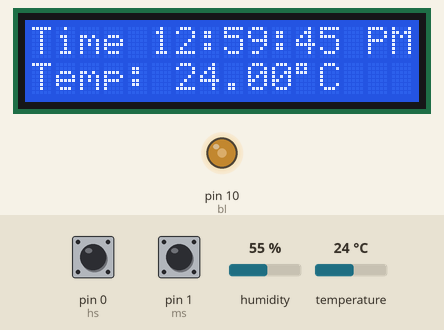
The sketch below on a simulated Arduino Uno, built with avr-gcc and run on an emulated ATmega328P. On the bench: 16×2 character LCD, output pins drawn as LEDs (lit = HIGH). The inputs (shaded band) are chosen by the test bench; at power-on: pin 0 (hs) HIGH, humidity 55 %, temperature 24 °C, pin 1 (ms) HIGH. Pins used as bus, display or sensor lines are not drawn.

Above: at 1.2 s.
1.3 s: pin 0 (hs) pulled LOW for 3.2 s
At 4.4 s:
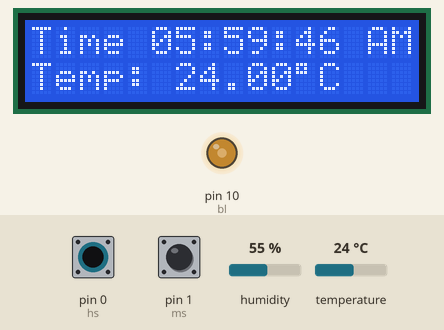
6.0 s: humidity set to 22 %
At 10.8 s:
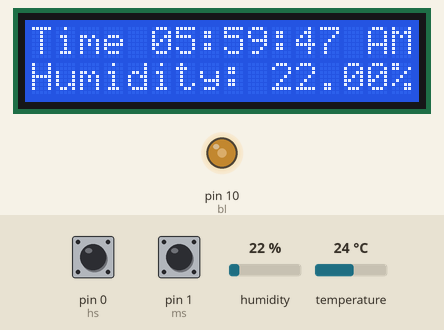
13.3 s: temperature set to 12 °C
At 16.1 s:
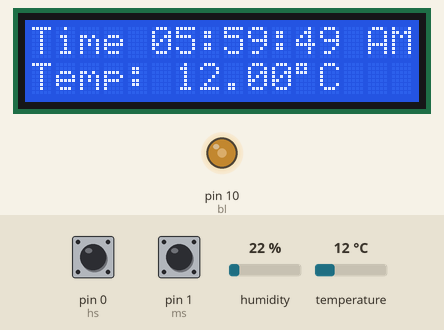
18.7 s: pin 1 (ms) pulled LOW for 0.95 s
At 20.1 s:
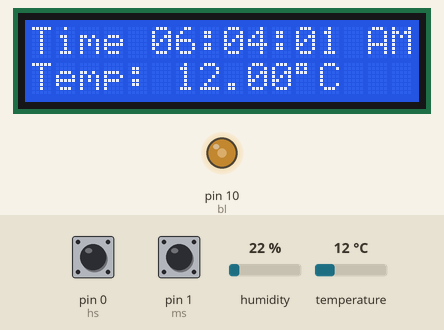
21.1 s: pin 1 (ms) pulled LOW for 3.2 s
At 24.1 s:
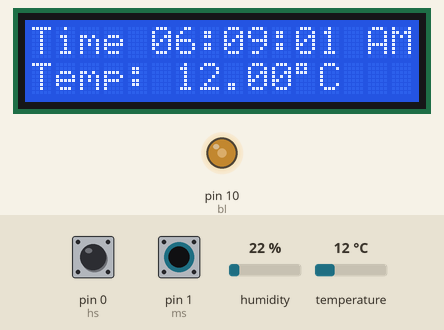
25.8 s: pin 0 (hs) pulled LOW for 0.95 s
At 28.0 s:
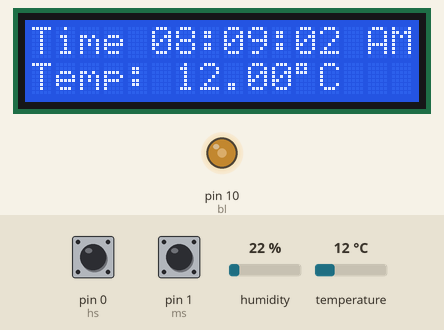
Timing chart, 0 to 29.2 s (numbered marks = the images above; inputs shaded):
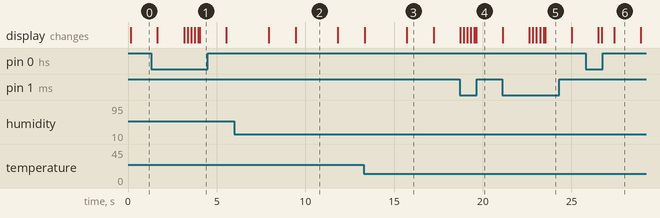

Measured:
- after the input at 1.3 s, the display: first differs from a run without the input after 1.9 s (image 1 shows a later state)
- after the input at 18.7 s, the display: first changes at once (image 4 shows a later state)
- what the display in image 2 shows lasts 2.4 s, from 9.4 s to 11.8 s
- what the display in image 3 shows lasts 1.5 s, from 15.7 s to 17.2 s

The sketch:

HelloWorld.ino
```cpp
/*
 ###  simplest ever Arduino UNO digital clock  ###

 This clock needs only a 1602 LCD 2X16 and 2 push buttons

 No Potentiometer for contrast, no resistors for pull-up or backlight !!!!

 * The simplest clock ever made with a Arduino UNO *

 Button Functions:

 - short stroke on one of the buttons put Backlight on for 30 s

 Time settings
 - Press on H increments the Hours
 - Press on M increments the Minutes and resets the seconds
*/


#include <LiquidCrystal.h>
#include <dht.h>
#define DHT11_PIN A0 // Analog Pin sensor is connected to
dht DHT;

// This defines the LCD wiring to the DIGITALpins
const int rs = 2, en = 3, d4 = 4, d5 = 5, d6 = 6, d7 = 7;
LiquidCrystal lcd(rs, en, d4, d5, d6, d7);

// Digital LCD Constrast setting
int cs=9;// pin 9 for contrast PWM
const int contrast = 100;// default contrast

// initial Time display is 12:59:45 PM
int h=12;
int m=59;
int s=45;
int flag=1; //PM

// Time Set Buttons
int button1;
int button2;

// Pins definition for Time Set Buttons
int hs=0;// pin 0 for Hours Setting
int ms=1;// pin 1 for Minutes Setting

// Backlight Time Out
const int Time_light=150;
int bl_TO=Time_light;// Backlight Time-Out
int bl=10; // Backlight pin
const int backlight=120; // no more then 7mA !!!

// For accurate Time reading, use Arduino Real Time Clock and not just delay()
static uint32_t last_time, now = 0; // RTC


void setup()
{
  lcd.begin(16,2);
  pinMode(hs,INPUT_PULLUP);// avoid external Pullup resistors for Button 1
  pinMode(ms,INPUT_PULLUP);// and Button 2
  analogWrite(cs,contrast);// Adjust Contrast VO
  analogWrite(bl,backlight);// Turn on Backlight
  now=millis(); // read RTC initial value

  //dht
  //Serial.begin(9600);
  //delay(500);//Delay to let system boot
  //Serial.println("DHT11 Humidity & temperature Sensor\n\n");
  //delay(1000);//Wait before accessing Sensor
}


void loop()
{
  lcd.begin(16,2);// every second
// Update LCD Display
// Print TIME in Hour, Min, Sec + AM/PM
 lcd.setCursor(0,0);
 lcd.print("Time ");
 if(h<10)lcd.print("0");// always 2 digits
 lcd.print(h);
 lcd.print(":");
 if(m<10)lcd.print("0");
 lcd.print(m);
 lcd.print(":");
 if(s<10)lcd.print("0");
 lcd.print(s);

 if(flag==0) lcd.print(" AM");
 if(flag==1) lcd.print(" PM");

  lcd.setCursor(0,1);// for Line 2
 //lcd.print("Precision clock");
  int chk = DHT.read11(DHT11_PIN);
  //lcd.setCursor(0,0);
  lcd.print("Temp: ");
  lcd.print(DHT.temperature);
  lcd.print((char)223);
  lcd.print("C");
  delay(1500);
  lcd.setCursor(0,1);
  lcd.print("Humidity: ");
  lcd.print(DHT.humidity);
  lcd.print("%");
  delay(1500);


// improved replacement of delay(1000)
// Much better accuracy, no more dependant of loop execution time


for ( int i=0 ;i<5 ;i++)// make 5 time 200ms loop, for faster Button response
{

  while ((now-last_time)<200) //delay200ms
  {
    now=millis();
  }
 // inner 200ms loop
 last_time=now; // prepare for next loop

 // read Setting Buttons
 button1=digitalRead(hs);// Read Buttons
 button2=digitalRead(ms);

 //Backlight time out
 bl_TO--;
 if(bl_TO==0)
 {
  analogWrite(bl,0);// Backlight OFF
  bl_TO++;
 }

 // Hit any to activate Backlight
 if(  ((button1==0)|(button2==0)) & (bl_TO==1)  )
 {
  bl_TO=Time_light;
  analogWrite(bl,backlight);
  // wait until Button released
  while ((button1==0)|(button2==0))
  {
   button1=digitalRead(hs);// Read Buttons
   button2=digitalRead(ms);
  }
 }
 else
 // Process Button 1 or Button 2 when hit while Backlight on
 {
  if(button1==0){
   h=h+1;
   bl_TO=Time_light;
   analogWrite(bl,backlight);
  }

 if(button2==0){
  s=0;
  m=m+1;
  bl_TO=Time_light;
  analogWrite(bl,backlight);
  }

/* ---- manage seconds, minutes, hours am/pm overflow ----*/
 if(s==60){
  s=0;
  m=m+1;
 }
 if(m==60)
 {
  m=0;
  h=h+1;
 }
 if(h==13)
 {
  h=1;
  flag=flag+1;
  if(flag==2)flag=0;
 }


 if((button1==0)|(button2==0))// Update display if time set button pressed
 {
  // Update LCD Display
  // Print TIME in Hour, Min, Sec + AM/PM
  lcd.setCursor(0,0);
  lcd.print("Time ");
  if(h<10)lcd.print("0");// always 2 digits
  lcd.print(h);
  lcd.print(":");
  if(m<10)lcd.print("0");
  lcd.print(m);
  lcd.print(":");
  if(s<10)lcd.print("0");
  lcd.print(s);

  if(flag==0) lcd.print(" AM");
  if(flag==1) lcd.print(" PM");

  //lcd.setCursor(0,1);// for Line 2
  //lcd.print("Precision clock");
 }


 } // end if else
}// end for


// outer 1000ms loop

 s=s+1; //increment sec. counting


// ---- manage seconds, minutes, hours am/pm overflow ----
 if(s==60){
  s=0;
  m=m+1;
 }
 if(m==60)
 {
  m=0;
  h=h+1;
 }
 if(h==13)
 {
  h=1;
  flag=flag+1;
  if(flag==2)flag=0;
 }


// Loop end
}
```
